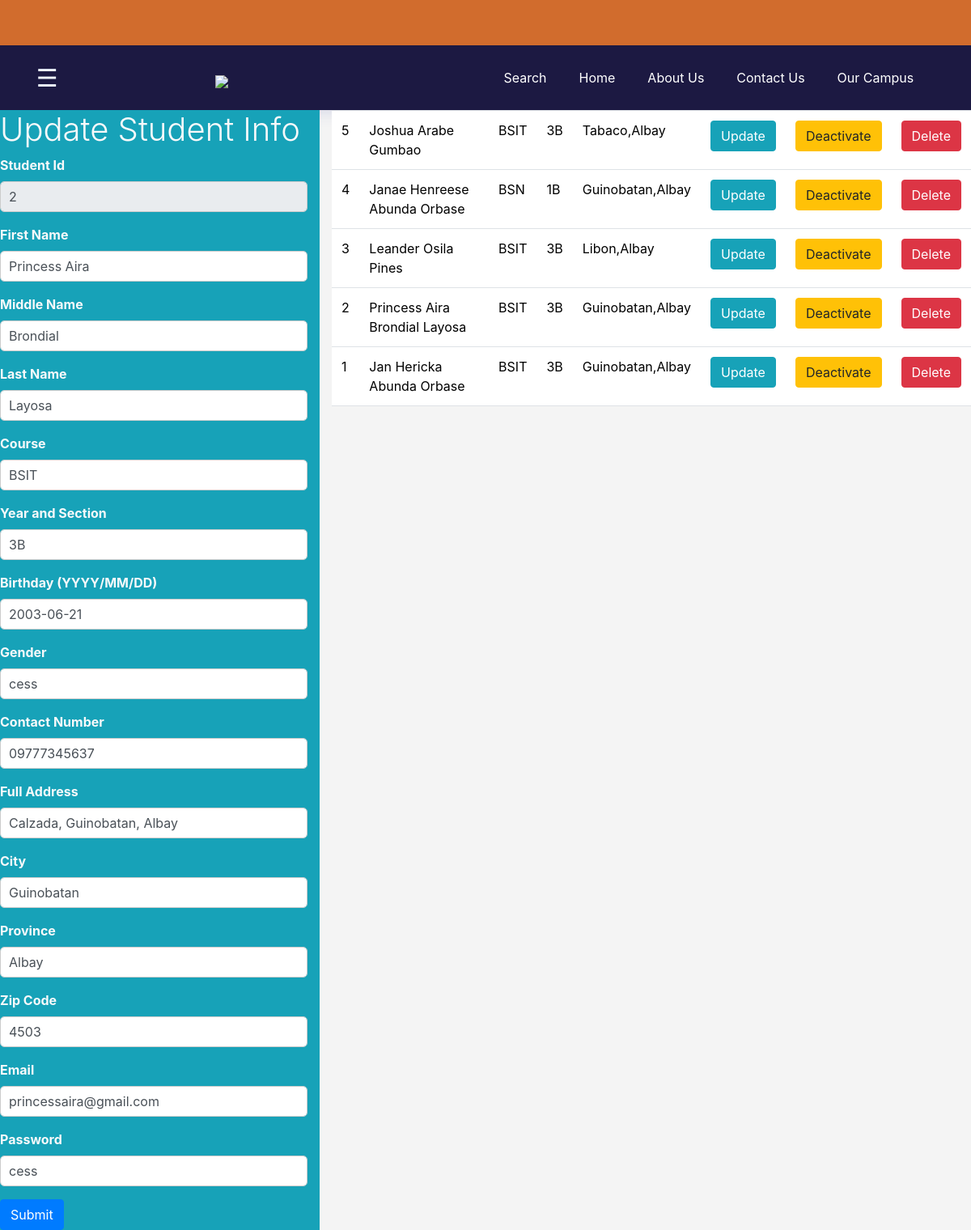
The page /admin/index.php?page=manage&update_student=2 (signed in) on the database its author committed.
### tables this page shows
CREATE TABLE `student_info` (
  `student_id` int(11) NOT NULL,
  `password` varchar(55) NOT NULL,
  `email` varchar(100) NOT NULL,
  `firstname` varchar(55) NOT NULL,
  `middlename` varchar(55) NOT NULL,
  `lastname` varchar(150) NOT NULL,
  `course` varchar(150) NOT NULL,
  `section_year` varchar(55) NOT NULL,
  `student_status` varchar(55) NOT NULL,
  `birthdate` date NOT NULL,
  `gender` varchar(10) NOT NULL,
  `contact_number` varchar(22) NOT NULL,
  `address` text NOT NULL,
  `city` varchar(50) NOT NULL,
  `province` varchar(50) NOT NULL,
  `zip_code` varchar(10) NOT NULL,
  `date_added` timestamp NOT NULL DEFAULT current_timestamp(),
  `user_type` char(1) NOT NULL DEFAULT 'S' COMMENT 'U=User S=Student A=Admin',
  `user_status` char(1) NOT NULL DEFAULT 'A',
  `user_id` int(11) NOT NULL
);

### admin/index.php (the view, shortened to what this page needs)
<?php
include_once "../dbconnect.php";
?>
<!DOCTYPE html>
<html lang="en">
<head>
    <link rel="stylesheet" href="../css/bootstrap.css">
</head>
<body>
<!DOCTYPE html>
<html lang="en">
<head>
<link rel="stylesheet" href="css/bootstrap.css">
<link rel="stylesheet" href="../style/user.css">
<link rel="stylesheet" href="../style/profile_tab.css">
<link href="https://stackpath.bootstrapcdn.com/bootstrap/4.3.1/css/bootstrap.min.css" rel="stylesheet">
</head>
</head>
<body>
<?php if(isset($_GET['page'])){
    if($_GET['page'] == 'home'){
        include_once "../a_nav_bar.php";
        ?>
    <main>
        <div class="school-img-container">
                <div class="img-container">
                    <img src="https://bupcvmgo.weebly.com/uploads/6/5/0/9/65099011/bu-torch-of-wisdom_1_orig.jpg"
                        alt="School img" class="school-img">
                    <h1 class="img-title1">
                    Bicol University Polangui Campus
                    </h1>
                    <h1 class="img-title2">
                    Characterized by productive scholarship, transformative leadership, collaborative service,
                    and distinctive character for sustainable societies
                    </h1>
                </div>
            <div class="about-img-container">
                <div style="display: flex; align-items: center; justify-content: space-between; border: 1px solid #ccc; padding: 10px;">
                        <p style="margin-left: 5vh ;">
                        <div class="aboutbupc">
                            <h3 style="font-size: 20px; padding-top:8vh; margin-bottom: 30px; color: #D16C2D ">
                                <strong>Mission, Vision & Quality Policy</strong></h3>
                            <h4 style="font-size: 30px; line-height: 30px; margin-bottom: 20px; color: #1a73e8; font-family: 'PT Serif'; font-weight: 400; text-transform: none; letter-spacing: 7px; font-style: italic; margin-bottom:15px;">
                                Mission
                            </h4>
                            <p >The Bicol University shall give professional and technical training,
                                and provide advanced and specialized instruction in literature, philosophy, the sciences and arts, besides providing for the promotion of scientific and technological researches (RA 5521, Sec. 3.0).</p>
                            <h5 style="font-size: 30px; padding-top: 5vh; line-height: 30px; margin-bottom: 20px; color: #1a73e8; font-family: 'PT Serif'; font-weight: 400; text-transform: none; letter-spacing: 7px; font-style: italic;">
                                Vision
                            </h5>
                            <p >A University for Humanity characterized by productive scholarship, transformative leadership,
                                collaborative service, and distinctive character for sustainable societies.</p>
                            <h6 style="font-size: 30px;padding-top: 5vh; line-height: 20px; margin-bottom: 30px; color: #1a73e8; font-family: 'PT Serif'; font-weight: 400; text-transform: none; letter-spacing: 7px; font-style: italic;">
                            Quality Policy
                            </h6>
                            <p >Bicol University commits to continually strive for excellence in instruction, research, and
                                extension by meeting the highest level of clientele satisfaction and adhering to quality standards and applicable statutory and regulatory requirements</p>
                        </div>
                        </p>
                        <img src="https://bicol-u.edu.ph/wp-content/themes/yootheme/cache/c9/Catangui-Official-2024-c9628f34.webp"
                            alt="Vision image" alt="Image" style=" height: auto;">
            </div>
    <h1 class="uk-margin-small" id="page#4">     Dr. Mary Joy B. Catangui    </h1>
    <h2 class="uk-h3 uk-text-primary uk-margin-small" id="text#5">  Dean, Polangui Campus    </h2>
    <div class="el-item uk-margin-remove-first-child uk-active" id="uk-tab-6" role="tabpanel" aria-labelledby="uk-tab-5">
</div>
<hr>
        <section id="about-us-section">
            <div class="about-us-container">
                <h2 class="aboutus-heading">About Us</h2>
                <p>
                    <strong class="subheading">
                          BICOL UNIVERSITY
                      </strong>
                      Bicol University is the premier state university in Bicol region founded on June 21, 1969 through the passage of RA 5521. As an institution promoting Scholarship, Leadership, Character, and Service as its core values, BU has risen to SUC Level IV status.
                      Internal Quality Assurance Office
                    “Ensuring Excellence in Education”
                    The Internal Quality Assurance (IQA) Office is dedicated in developing and implementing a comprehensive quality assurance system aimed at maintaining, monitoring, and enhancing the academic standards of the programs offered by the University.
                    The IQA Office strives to meet the highest levels of client satisfaction while adhering to established quality standards. The commitment of the office to continuous improvement ensures not only upholding but also elevating the educational experience of the students and stakeholders
                </p>
                <h2>
                <img src="../img/logo_1.png" alt="Website Logo" width="100">
                </h2>
            </div>
        </section>
        <section class="our-school-map" id="campus-on-map">
            <h2 class="location-heading">
                  Find Our Location On Map
              </h2>
            <iframe src=
"https://mapcarta.com/Bicol_University_Polangui_Campus_R13027320/Map"
                    width="100%" height="450"
                    style="border:0;"
                    loading="lazy"
>
              </iframe>
        </section>
        <section id="contact-form">
            <h2 class="contact-form-heading">
              Contact Us Form
              </h2>
            <div class="container">
                <form id="contactForm">
                    <div class="form-group">
                        <label for="fullName">
                          Full Name
                          </label>
                        <input type="text" id="fullName"
                               name="fullName" required>
                    </div>
                    <div class="form-group">
                        <label for="email">Email</label>
                        <input type="email" id="email"
                               name="email" required>
                    </div>
                    <div class="form-group">
                        <label for="phone">Phone</label>
                        <input type="text" id="phone"
                               name="phone" required>
                    </div>
                    <div class="form-group">
                        <label for="message">Message</label>
                        <textarea id="message" name="message"
                                  required>
                          </textarea>
                    </div>
                    <button type="submit">Submit</button>
                </form>
            </div>
        </section>
    <div class="bottom-border">
        <p>BUPC Student Registration Portal. All Rights Reserved.</p>
    </div>
    </main>
    <script src="index.js"></script>
    <script>
</script>
</body>
</html>
    <?php }
    else if($_GET['page'] == 'manage'){
        include_once "../a_nav_bar.php";
        ?>
        <div class="row">
            <div class="col-4 bg-info text-light">
                <?php
                  if(isset($_GET['update_student'])){
                  $student_id = $_GET['update_student'];
                  $sql_get_student_info = "SELECT *
                                              FROM `student_info`
                                            WHERE student_id = '$student_id'
                                            AND user_type = 'S' ";
                  $result = mysqli_query($conn, $sql_get_student_info);
                  $data_row = mysqli_fetch_assoc($result);
                ?>
                  <h3 class="display-6">Update Student Info</h3>
                    <form action="../admin/update_student_info.php" method="POST">
                          <label for="">Student Id</label>
                          <input value="<?php echo $data_row['student_id'];?>" type="text" name="u_student_id" readonly class="form-control mb-3">
                          <label for="">First Name</label>
                          <input value="<?php echo $data_row['firstname'];?>" type="text" name="u_firstname" class="form-control mb-3">
                          <label for="">Middle Name</label>
                          <input value="<?php echo $data_row['middlename'];?>" type="text" name="u_middlename" class="form-control mb-3">
                          <label for="">Last Name</label>
                          <input value="<?php echo $data_row['lastname'];?>" type="text" name="u_lastname" class="form-control mb-3">
                          <label for="">Course</label>
                          <input value="<?php echo $data_row['course'];?>" type="text" name="u_course" class="form-control mb-3">
                          <label for="">Year and Section</label>
                          <input value="<?php echo $data_row['section_year'];?>" type="text" name="u_sec_year" class="form-control mb-3">
                          <label for="">Birthday (YYYY/MM/DD)</label>
                          <input value="<?php echo $data_row['birthdate'];?>" type="text" name="u_bdate" class="form-control mb-3">
                          <label for="">Gender</label>
                          <input value="<?php echo $data_row['password'];?>" type="text" name="u_gender" class="form-control mb-3">
                          <label for="">Contact Number</label>
                          <input value="<?php echo $data_row['contact_number'];?>" type="text" name="u_contact_no" class="form-control mb-3">
                          <label for="">Full Address</label>
                          <input value="<?php echo $data_row['address'];?>" type="text" name="u_address" class="form-control mb-3">
                          <label for="">City</label>
                          <input value="<?php echo $data_row['city'];?>" type="text" name="u_city" class="form-control mb-3">
                          <label for="">Province</label>
                          <input value="<?php echo $data_row['province'];?>" type="text" name="u_province" class="form-control mb-3">
                          <label for="">Zip Code</label>
                          <input value="<?php echo $data_row['zip_code'];?>" type="text" name="u_zip_c" class="form-control mb-3">
                          <label for="">Email</label>
                          <input value="<?php echo $data_row['email'];?>" type="text" name="u_email" class="form-control mb-3">
                          <label for="">Password</label>
                          <input value="<?php echo $data_row['password'];?>" type="text" name="u_password" class="form-control mb-3">
                          <input type="submit" class="btn btn-primary">
                    </form>
                  <?php
                  }
                  ?>
    </div>
           <div class="col-8">
               <?php
                    $sql_get_student = "SELECT * FROM `student_info`
                                        WHERE `user_status`='A' order by student_id DESC";
                    $get_result = mysqli_query($conn, $sql_get_student);
               ?>
               <table class="table">
                   <?php
                       while ($row = mysqli_fetch_assoc($get_result) ){ ?>
                        <tr>
                            <td><?php echo $row['student_id'];?></td>
                            <td><?php echo $row['firstname'] . ' ' . $row['middlename'] . ' ' . $row['lastname']; ?></td>
                            <td><?php echo $row['course'];?></td>
                            <td><?php echo $row['section_year'];?></td>
                            <td><?php echo $row['city'] . ',' . $row['province'];?></td>
                            <td> <a href="../admin/index.php?page=manage&update_student=<?php echo $row['student_id'];?>" class="btn btn-info">Update</a> </td>
                            <td> <a href="../admin/index.php?page=manage&deactivate_student=<?php echo $row['student_id'];?>" class="btn btn-warning">Deactivate</a></td>
                            <td> <a href="../admin/index.php?page=manage&delete_student=<?php echo $row['student_id'];?>" class="btn btn-danger">Delete</a></td>
                        </tr>
                       <?php
                       }
                   ?>
               </table>
        </div>
        <?php }
        }
        else {
        }
        ?>
    </body>
    </html>

### style/user.css (style rules this page uses)
body { font-family: 'Lato', sans-serif; }
* { margin: 0; padding: 0; box-sizing: border-box; }
html { overflow-x: hidden; }
:root { --primary-color: #7f8af0; --secondary-color: #212121; --bg: #fff; --text-color: #333; --bg-gray: #f2f2f2; --header-green-color: #f7f8f7; }
body { font-family: Arial, sans-serif; background-color: #fff; color: #333; line-height: 1.6; }
a { text-decoration: none; color: #8490ff; transition: color 0.3s ease; }
label { display: block; font-weight: bold; margin-bottom: 5px; }
input[type="text"], input[type="email"], textarea { width: 100%; padding: 10px; border: 1px solid #ccc; border-radius: 5px; }

### style/profile_tab.css (style rules this page uses)
body { background-color: #f4f4f4 !important; }
* { box-sizing: border-box; }
body { font-family: 'Open Sans', sans-serif; color: #222; }

### rows shown on the page
student_info: u_student_id "2", u_firstname "Princess Aira", u_middlename "Brondial", u_lastname "Layosa", u_course "BSIT", u_sec_year "3B", u_bdate "2003-06-21", u_gender "cess", u_contact_no "09777345637", u_address "Calzada, Guinobatan, Albay", u_city "Guinobatan", u_province "Albay", u_zip_c "4503", u_email "princessaira@gmail.com", u_password "cess", student_id "2", firstname "Princess Aira", middlename "Brondial", lastname "Layosa", course "BSIT", section_year "3B", city "Guinobatan", province "Albay"
student_info: student_id "5", firstname "Joshua", middlename "Arabe", lastname "Gumbao", course "BSIT", section_year "3B", city "Tabaco", province "Albay"
student_info: student_id "4", firstname "Janae Henreese", middlename "Abunda", lastname "Orbase", course "BSN", section_year "1B", city "Guinobatan", province "Albay"
student_info: student_id "3", firstname "Leander", middlename "Osila", lastname "Pines", course "BSIT", section_year "3B", city "Libon", province "Albay"
student_info: student_id "1", firstname "Jan Hericka", middlename "Abunda", lastname "Orbase", course "BSIT", section_year "3B", city "Guinobatan", province "Albay"
